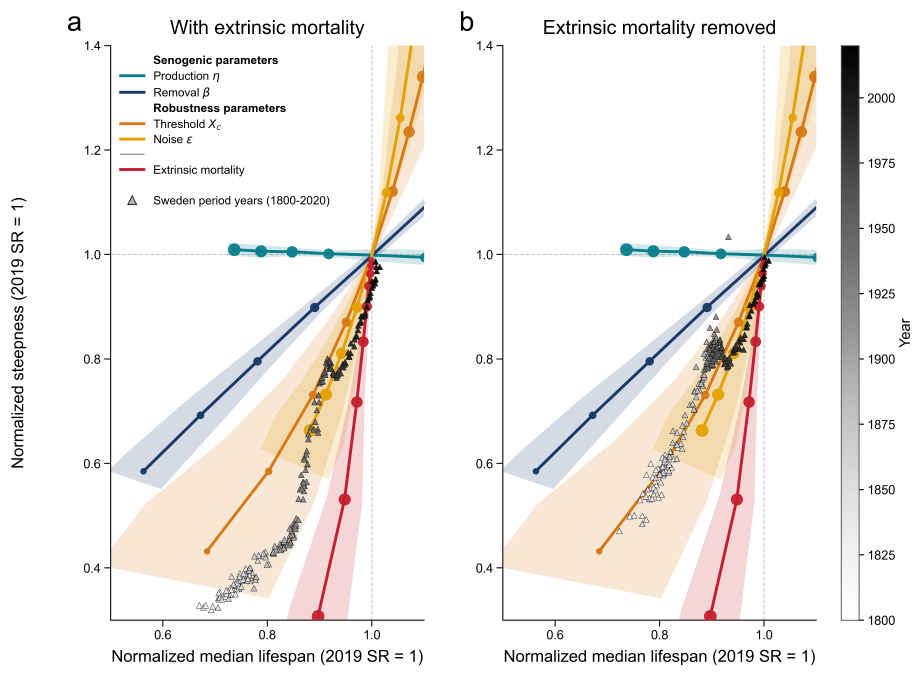
#> input picture Figures/Figure4/fig4_ab_sweden_period_projection.png, 4620 x 3381 px (shown at 1/5 size)
$ python assemble_figure4.py
#> lines starting #> are read from the running program, lines starting #| are printed output that depends on the picture; after the words box and inside, x2 and y2 are one past the last pixel; in counts of white or black regions, pixels touching at a corner belong together
#!/usr/bin/env python3
"""Assemble the current manuscript Fig. 4 PNG from regenerated panel PNGs."""

from __future__ import annotations

from pathlib import Path
import sys

from PIL import Image, ImageDraw, ImageFont


PROJECT_ROOT = Path(__file__).resolve().parents[3]
SRC_DIR = PROJECT_ROOT / "src"
for path in (SRC_DIR, PROJECT_ROOT):
    if str(path) not in sys.path:
        sys.path.insert(0, str(path))
#> in main, `canvas = Image.new("RGB", TARGET_SIZE, "white")`: canvas: PIL image 4431x7225 RGB; every value is 255

from senogenic_vs_robustness.paths import FIGURES_DIR


OUTPUT_DIR = FIGURES_DIR / "Figure4"
OUT_PNG = OUTPUT_DIR / "Figure4.png"
TARGET_SIZE = (4431, 7225)

PANELS = {
    "ab": ("fig4_ab_sweden_period_projection.png", 950.25, 695.32),
    "c": ("Fig4C.png", 477.37, 364.33),
    "d": ("Fig4D_extrap.png", 532.02, 364.33),
    "e": ("sweden_sr_age0_mean_lifespan_projection_1900_2100_n1m.png", 936.00, 547.20),
}

MARGIN = 54.0
ROW_GAP = 52.0
MIDDLE_GAP = 44.0
MIDDLE_WIDTH = PANELS["c"][1] + MIDDLE_GAP + PANELS["d"][1]
CONTENT_WIDTH = max(PANELS["ab"][1], MIDDLE_WIDTH, PANELS["e"][1])
ART_WIDTH = CONTENT_WIDTH + 2 * MARGIN
ART_HEIGHT = MARGIN + PANELS["ab"][2] + ROW_GAP + PANELS["c"][2] + ROW_GAP + PANELS["e"][2] + MARGIN


def font(size: int) -> ImageFont.FreeTypeFont | ImageFont.ImageFont:
    for candidate in (
        "/System/Library/Fonts/Supplemental/Arial.ttf",
        "/Library/Fonts/Arial.ttf",
        "/usr/share/fonts/truetype/dejavu/DejaVuSans.ttf",
    ):
        path = Path(candidate)
        if path.exists():
            return ImageFont.truetype(str(path), size=size)
    return ImageFont.load_default()


def to_pixels(left: float, top: float, width: float, height: float) -> tuple[int, int, int, int]:
    scale_x = TARGET_SIZE[0] / ART_WIDTH
    scale_y = TARGET_SIZE[1] / ART_HEIGHT
    x = round(left * scale_x)
    y = round((ART_HEIGHT - top) * scale_y)
    w = round(width * scale_x)
    h = round(height * scale_y)
    return x, y, w, h


def paste_fit(canvas: Image.Image, image_path: Path, rect: tuple[int, int, int, int]) -> None:
#> called with rect = (403, 215, 3625, 2762)
    if not image_path.exists():
        raise FileNotFoundError(f"Missing panel PNG: {image_path}")
    x, y, w, h = rect
    image = trim_white_border(Image.open(image_path).convert("RGB"))
    scale = min(w / image.width, h / image.height)
    new_size = (round(image.width * scale), round(image.height * scale))
    resized = image.resize(new_size, Image.Resampling.LANCZOS)
    canvas.paste(resized, (x + (w - new_size[0]) // 2, y + (h - new_size[1]) // 2))


def trim_white_border(image: Image.Image, *, padding: int = 18) -> Image.Image:
#> called with padding = 18
    grayscale = image.convert("L")
    diff = Image.eval(grayscale, lambda pixel: 255 if pixel < 250 else 0)
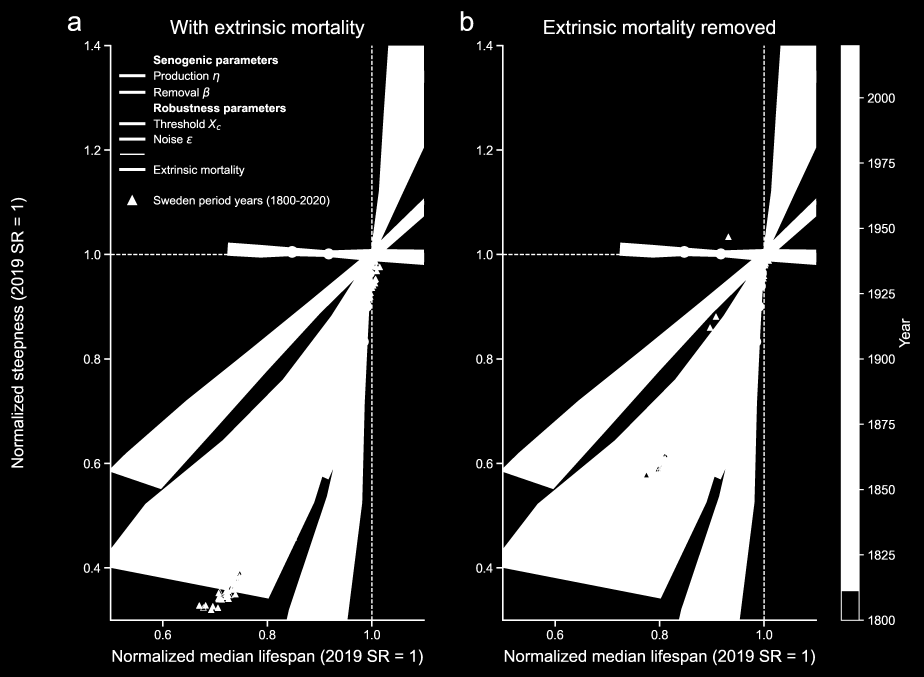
#> diff: PIL image 4620x3381 L (shown at 1/5 size); 23.8% white; 612 white regions, largest, box (x1, y1, x2, y2) and area: (521, 224, 2124, 3133) 1582040, (2482, 224, 4085, 3133) 1574318, (4204, 226, 4319, 3104) 259654
    bbox = diff.getbbox()
#> bbox = (55, 56, 4550, 3326)
    if bbox is None:
        return image
    left, top, right, bottom = bbox
#> left = 55; top = 56; right = 4550; bottom = 3326
    left = max(0, left - padding)
#> left = 37
    top = max(0, top - padding)
#> top = 38
    right = min(image.width, right + padding)
#> right = 4568
    bottom = min(image.height, bottom + padding)
#> bottom = 3344
    return image.crop((left, top, right, bottom))


def main() -> None:
    OUTPUT_DIR.mkdir(parents=True, exist_ok=True)
    canvas = Image.new("RGB", TARGET_SIZE, "white")

    top_y = ART_HEIGHT - MARGIN
    ab_left = (ART_WIDTH - PANELS["ab"][1]) / 2
    paste_fit(canvas, OUTPUT_DIR / PANELS["ab"][0], to_pixels(ab_left, top_y, PANELS["ab"][1], PANELS["ab"][2]))

    middle_y = top_y - PANELS["ab"][2] - ROW_GAP
    middle_left = (ART_WIDTH - MIDDLE_WIDTH) / 2
    paste_fit(canvas, OUTPUT_DIR / PANELS["c"][0], to_pixels(middle_left, middle_y, PANELS["c"][1], PANELS["c"][2]))
#> call 2 of paste_fit, with rect = (206, 3183, 1821, 1447)
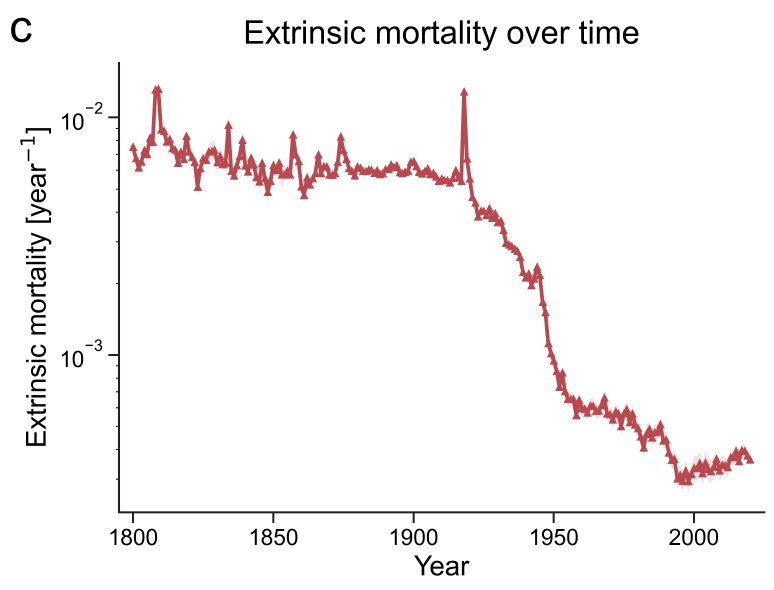
#> input picture Figures/Figure4/Fig4C.png, 2320 x 1770 px (shown at 1/3 size)
#> call 2 of trim_white_border, with padding = 18
#> in trim_white_border (call 2), `diff = Image.eval(grayscale, lambda pixel: 255 if pixel < 250 else 0)`:
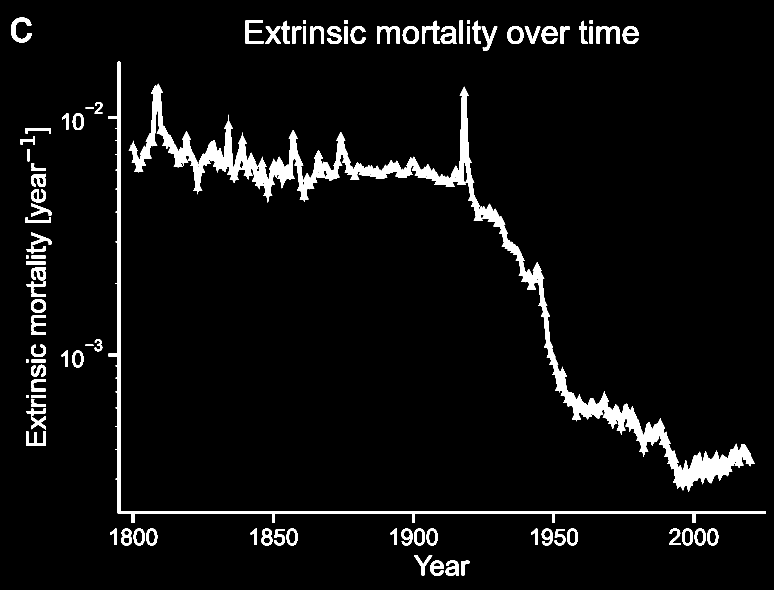
#> diff: PIL image 2320x1770 L (shown at 1/3 size); 5% white; 92 white regions, largest, box (x1, y1, x2, y2) and area: (386, 251, 2264, 1476) 107309, (325, 185, 2297, 1569) 28169, (33, 53, 95, 127) 1954
#> in trim_white_border (call 2), `bbox = diff.getbbox()`: bbox = (33, 53, 2297, 1727)
#> in trim_white_border (call 2), `left, top, right, bottom = bbox`: left = 33; top = 53; right = 2297; bottom = 1727
#> in trim_white_border (call 2), `left = max(0, left - padding)`: left = 15
#> in trim_white_border (call 2), `top = max(0, top - padding)`: top = 35
#> in trim_white_border (call 2), `right = min(image.width, right + padding)`: right = 2315
#> in trim_white_border (call 2), `bottom = min(image.height, bottom + padding)`: bottom = 1745
    paste_fit(
        canvas,
        OUTPUT_DIR / PANELS["d"][0],
        to_pixels(middle_left + PANELS["c"][1] + MIDDLE_GAP, middle_y, PANELS["d"][1], PANELS["d"][2]),
    )
#> call 3 of paste_fit, with rect = (2195, 3183, 2030, 1447)
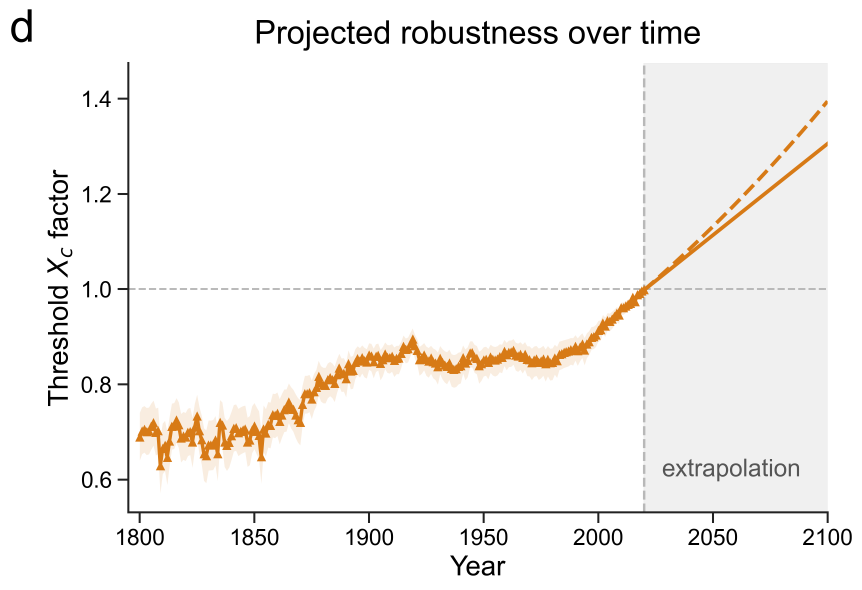
#> input picture Figures/Figure4/Fig4D_extrap.png, 2586 x 1770 px (shown at 1/3 size)
#> call 3 of trim_white_border, with padding = 18
#> in trim_white_border (call 3), `diff = Image.eval(grayscale, lambda pixel: 255 if pixel < 250 else 0)`:
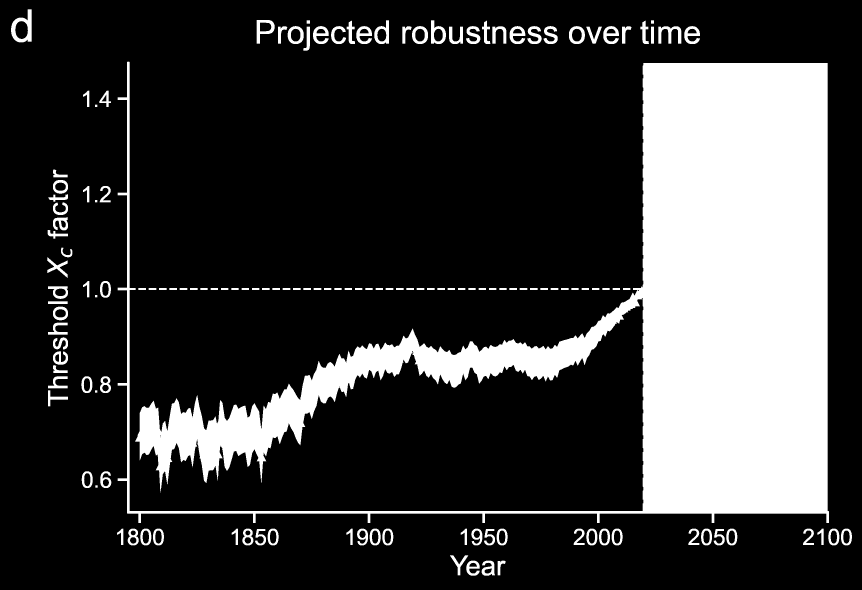
#> diff: PIL image 2586x1770 L (shown at 1/3 size); 22.2% white; 143 white regions, largest, box (x1, y1, x2, y2) and area: (353, 185, 2487, 1569) 931103, (33, 28, 95, 127) 2737, (1975, 79, 2044, 131) 1740
#> in trim_white_border (call 3), `bbox = diff.getbbox()`: bbox = (33, 28, 2556, 1727)
#> in trim_white_border (call 3), `left, top, right, bottom = bbox`: left = 33; top = 28; right = 2556; bottom = 1727
#> in trim_white_border (call 3), `left = max(0, left - padding)`: left = 15
#> in trim_white_border (call 3), `top = max(0, top - padding)`: top = 10
#> in trim_white_border (call 3), `right = min(image.width, right + padding)`: right = 2574
#> in trim_white_border (call 3), `bottom = min(image.height, bottom + padding)`: bottom = 1745
#> in paste_fit (call 3), `resized = image.resize(new_size, Image.Resampling.LANCZOS)`:
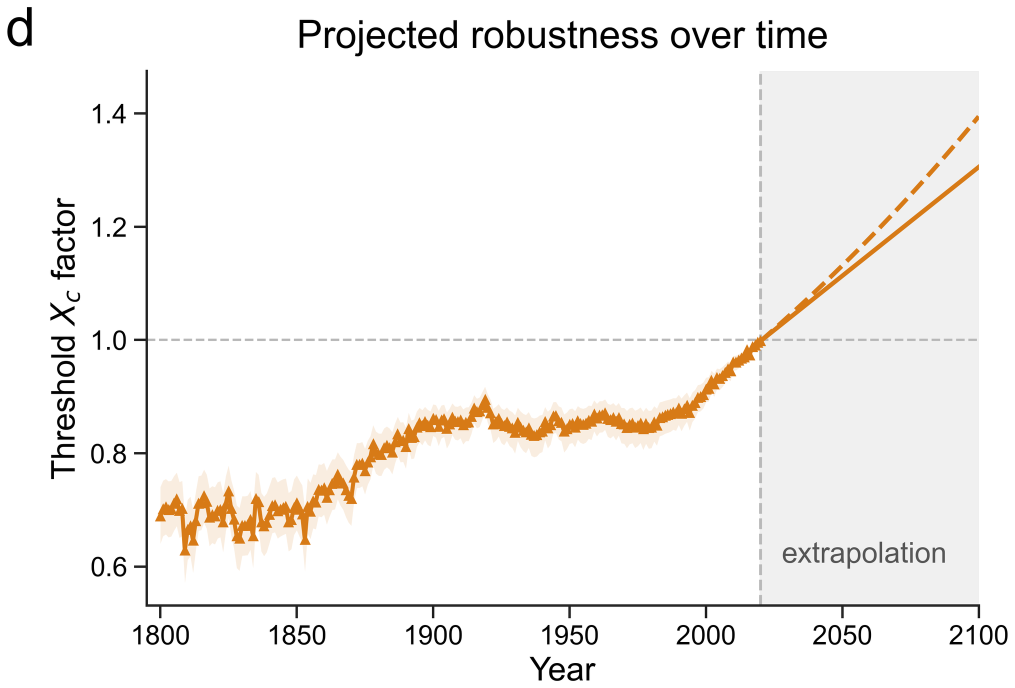
#> resized: PIL image 2030x1376 RGB (shown at 1/2 size); mean R, G, B 246.2, 244.3, 242.3
#> in paste_fit (call 3), `canvas.paste(resized, (x + (w - new_size[0]) // 2, y + (h - new_size[1..`:
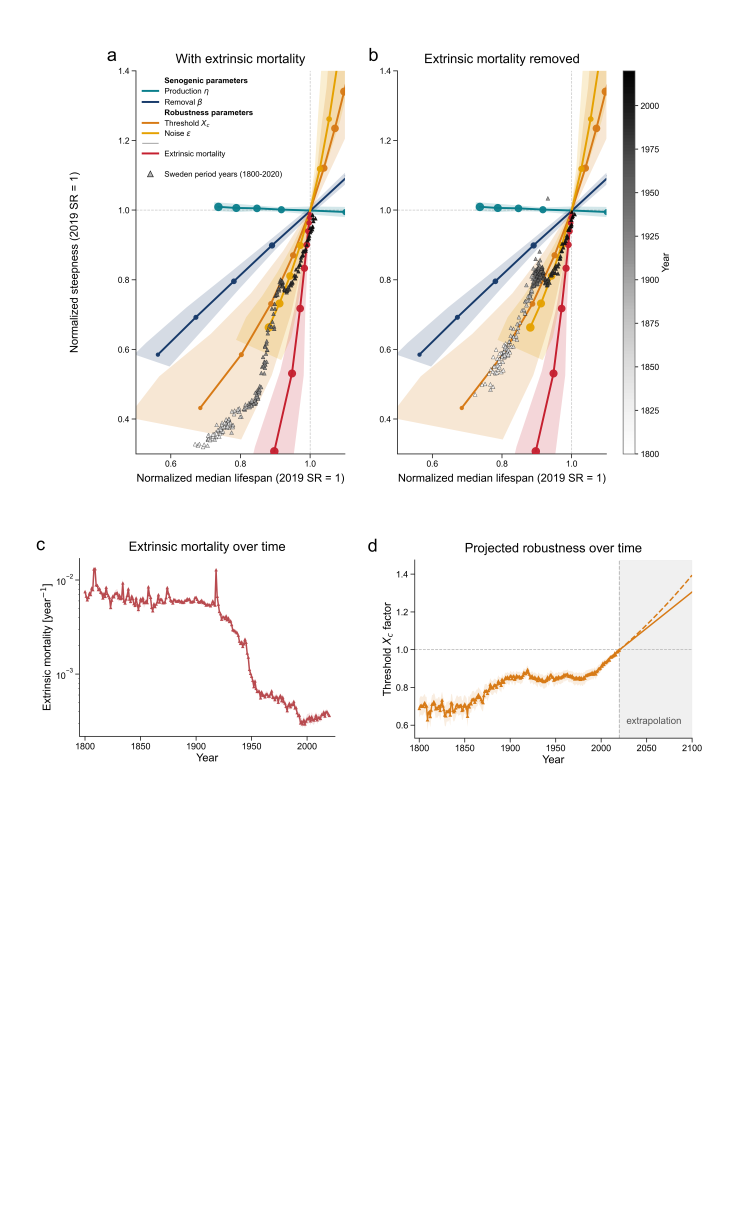
#> canvas: PIL image 4431x7225 RGB (shown at 1/6 size); mean R, G, B 249.7, 248.2, 247

    bottom_y = middle_y - PANELS["c"][2] - ROW_GAP
    bottom_left = (ART_WIDTH - PANELS["e"][1]) / 2
    paste_fit(canvas, OUTPUT_DIR / PANELS["e"][0], to_pixels(bottom_left, bottom_y, PANELS["e"][1], PANELS["e"][2]))

    scale_x = TARGET_SIZE[0] / ART_WIDTH
    scale_y = TARGET_SIZE[1] / ART_HEIGHT
    label_font = font(round(28 * scale_y))
    label_x = round((bottom_left - 42) * scale_x)
    label_y = round((ART_HEIGHT - (bottom_y + 12)) * scale_y - label_font.size * 0.82)
    ImageDraw.Draw(canvas).text((label_x, label_y), "e", fill=(0, 0, 0), font=label_font)

    canvas.save(OUT_PNG, optimize=True)
    print(OUT_PNG)


if __name__ == "__main__":
#> (the run stopped early here; a loop or call above may not have finished)
